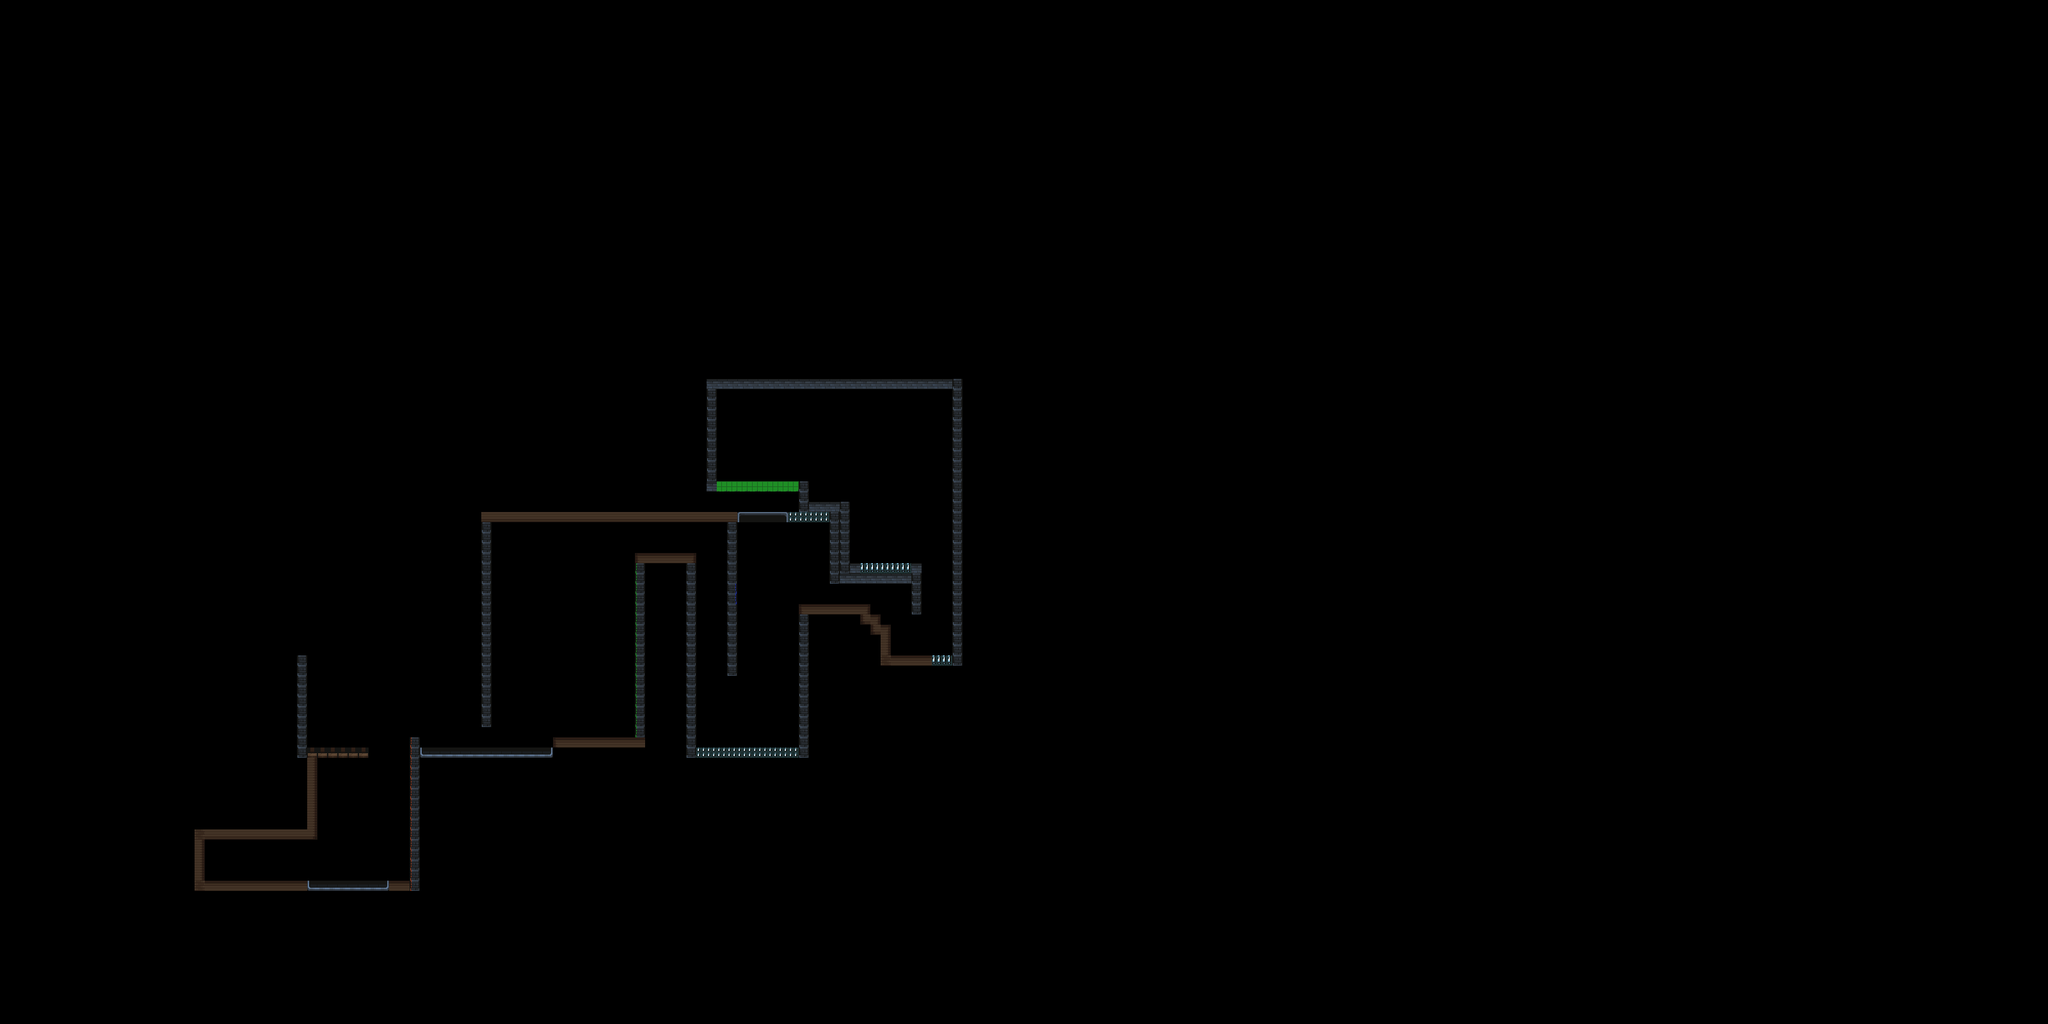

A 2D game scene composited from a Tiled map and its tileset images. What follows is a short description and the map's XML, with each tile layer's data collapsed to a summary:
An orthogonal 200x100 tile map with 16x16 px tiles, 1 tile layer (tiles) and 51 objects.

<map version="1.10" tiledversion="1.11.0" orientation="orthogonal" renderorder="right-down" width="200" height="100" tilewidth="16" tileheight="16" infinite="0" nextlayerid="10" nextobjectid="69">
 <tileset firstgid="1" source="tileset.tsx" />
 <layer id="1" name="tiles" width="200" height="100">
  <data>[20000 cells, 20000 non-empty, 26 distinct tile ids]</data>
 </layer>
 <objectgroup id="2" name="collision">
  <object id="3" x="304" y="1312" width="16" height="64" />
  <object id="4" x="304" y="1376" width="176" height="16" />
  <object id="6" x="304" y="1296" width="176" height="16" />
  <object id="9" x="608" y="1376" width="32" height="16" />
  <object id="11" x="480" y="1184" width="16" height="128" />
  <object id="12" x="464" y="1168" width="112" height="16" />
  <object id="16" x="864" y="1152" width="144" height="16" />
  <object id="33" x="996" y="864" width="92" height="16" />
  <object id="48" x="1248" y="944" width="112" height="16" />
  <object id="49" x="1344" y="960" width="32" height="16" />
  <object id="51" x="1360" y="976" width="32" height="16" />
  <object id="52" x="1376" y="992" width="16" height="48" />
  <object id="53" x="1392" y="1024" width="64" height="16" />
 </objectgroup>
 <objectgroup id="8" name="collisionNoJump">
  <object id="19" x="464" y="1024" width="16" height="144" />
  <object id="21" x="752" y="816" width="16" height="320" />
  <object id="29" x="752" y="800" width="400" height="16" />
  <object id="30" x="1136" y="816" width="16" height="240" />
  <object id="31" x="1072" y="880" width="16" height="304" />
  <object id="32" x="1248" y="960" width="16" height="224" />
  <object id="54" x="1296" y="800" width="16" height="112" />
  <object id="55" x="1312" y="896" width="112" height="16" />
  <object id="59" x="1248" y="752" width="16" height="48" />
  <object id="60" x="1264" y="784" width="64" height="16" />
  <object id="61" x="1312" y="880" width="32" height="16" />
  <object id="62" x="1312" y="800" width="16" height="80" />
  <object id="63" x="1424" y="880" width="16" height="80" />
  <object id="64" x="1488" y="592" width="16" height="448" />
  <object id="65" x="1104" y="592" width="384" height="16" />
  <object id="68" x="1104" y="608" width="16" height="144" />
 </objectgroup>
 <objectgroup id="3" name="player">
  <object id="5" x="352" y="1360">
   <point />
  </object>
 </objectgroup>
 <objectgroup id="5" name="deadly">
  <object id="7" x="480" y="1380" width="128" height="12" />
  <object id="10" x="640" y="1152" width="16" height="240" />
  <object id="17" x="656" y="1168" width="208" height="16" />
  <object id="42" x="1152" y="800" width="80" height="8" />
 </objectgroup>
 <objectgroup id="6" name="entities">
  <object id="8" x="608" y="1216" width="16" height="144">
   <properties>
    <property name="type" value="platform" />
    <property name="width" type="int" value="2" />
   </properties>
  </object>
  <object id="13" x="544" y="1280">
   <properties>
    <property name="lives" type="int" value="2" />
    <property name="type" value="platform" />
    <property name="width" type="int" value="3" />
   </properties>
   <point />
  </object>
  <object id="14" x="480" y="1152" width="96" height="16">
   <properties>
    <property name="type" value="enemy" />
   </properties>
  </object>
  <object id="15" x="704" y="1160" width="112" height="16">
   <properties>
    <property name="type" value="platform" />
    <property name="width" type="int" value="2" />
   </properties>
  </object>
  <object id="25" x="648" y="1144">
   <properties>
    <property name="type" value="enemy" />
   </properties>
   <point />
  </object>
  <object id="28" x="940" y="912">
   <properties>
    <property name="type" value="platform" />
    <property name="width" type="int" value="3" />
   </properties>
   <point />
  </object>
  <object id="37" x="1196" y="1076">
   <properties>
    <property name="lives" type="int" value="1" />
    <property name="type" value="platform" />
   </properties>
   <point />
  </object>
  <object id="38" x="1228" y="900">
   <properties>
    <property name="lives" type="int" value="1" />
    <property name="type" value="platform" />
    <property name="width" type="int" value="4" />
   </properties>
   <point />
  </object>
  <object id="57" x="1304" y="928">
   <properties>
    <property name="isUserDamageable" type="bool" value="false" />
    <property name="lives" type="int" value="1" />
    <property name="number" type="int" value="1" />
    <property name="type" value="platform" />
   </properties>
   <point />
  </object>
 </objectgroup>
 <objectgroup id="7" name="bodyEntities">
  <properties>
   <property name="number" type="int" value="1" />
   <property name="type" value="button" />
  </properties>
  <object id="22" x="480" y="1168" width="88" height="12">
   <properties>
    <property name="type" value="checkpoint" />
   </properties>
  </object>
  <object id="24" x="1120" y="752" width="128" height="16">
   <properties>
    <property name="type" value="finish" />
   </properties>
  </object>
  <object id="27" x="992" y="880" width="16" height="272">
   <properties>
    <property name="type" value="ladder" />
   </properties>
  </object>
  <object id="34" x="1088" y="1168" width="160" height="16">
   <properties>
    <property name="type" value="gravity" />
   </properties>
  </object>
  <object id="47" x="1232" y="800" width="64" height="16">
   <properties>
    <property name="type" value="gravity" />
   </properties>
  </object>
  <object id="56" x="1148" y="912" width="4" height="32">
   <properties>
    <property name="number" type="int" value="1" />
    <property name="type" value="button" />
   </properties>
  </object>
  <object id="58" x="1456" y="1024" width="32" height="16">
   <properties>
    <property name="type" value="trampoline" />
   </properties>
  </object>
  <object id="66" x="1344" y="880" width="80" height="16">
   <properties>
    <property name="type" value="trampoline" />
   </properties>
  </object>
 </objectgroup>
</map>
